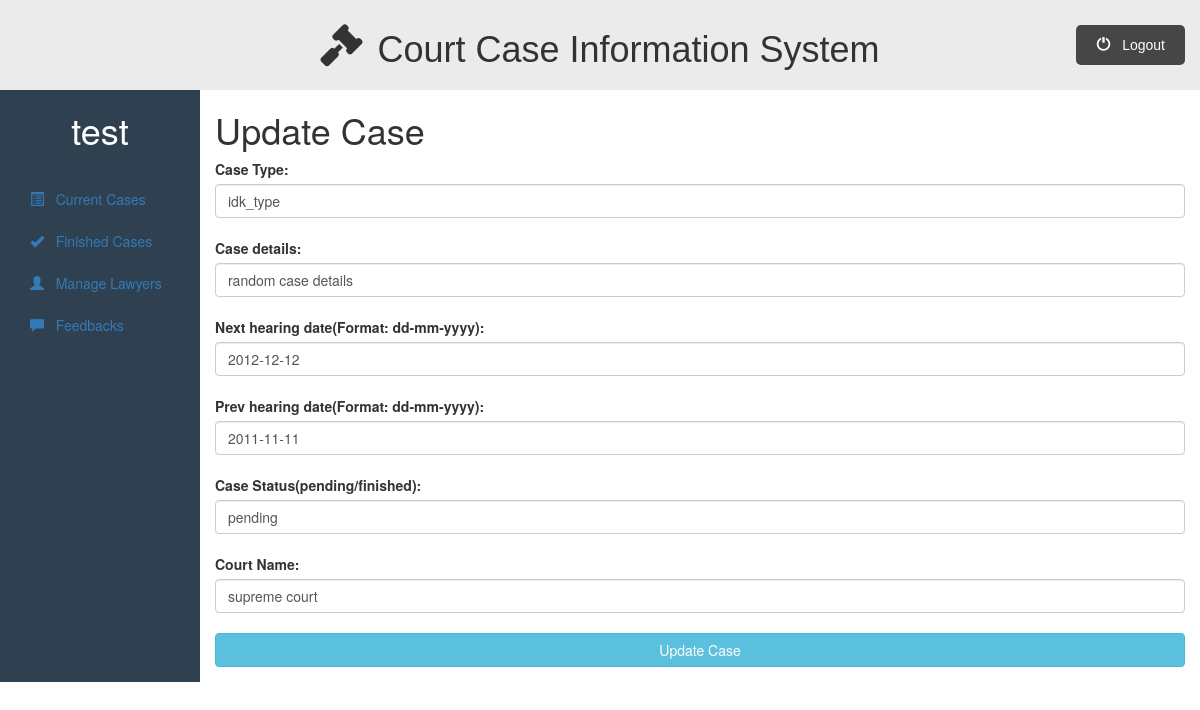
The page /admin_dashboard.php?q=updatecase&id=1 (signed in) on the database its author committed.
### tables this page shows
CREATE TABLE `cases` (
  `case_id` int(11) NOT NULL,
  `case_type` varchar(50) NOT NULL,
  `case_details` varchar(200) NOT NULL,
  `next_hearing_date` date DEFAULT NULL,
  `prev_hearing_date` date DEFAULT NULL,
  `case_status` varchar(50) NOT NULL,
  `court_name` varchar(50) DEFAULT NULL,
  `lawyer_id_assigned` int(11) NOT NULL,
  `lawyer_status` varchar(20) DEFAULT 'not yet accepted',
  `clientforcase_id` int(11) NOT NULL
);

### admin/updatecase.php (the view, shortened to what this page needs)
<div class="container-fluid">
    <div class="row">
        <div class="col-sm-2">
            <h1>
                <?php echo $_SESSION["admin_name"]; ?>
            </h1>
            <br>
            <ul id="side_menu" class="nav nav-pills nav-stacked">
                <li class="">
                    <a href="admin_dashboard.php">
                        <span class="glyphicon glyphicon-list-alt"></span>
                        &nbsp; Current Cases
                     </a>
                </li>
                <li class="">
                    <a href="admin_dashboard.php?q=finishedcases">
                        <span class="glyphicon glyphicon-ok"></span>
                        &nbsp; Finished Cases
                    </a>
                </li>
                <li class="">
                    <a href="admin_dashboard.php?q=managelawyers">
                        <span class="glyphicon glyphicon-user"></span>
                        &nbsp; Manage Lawyers
                    </a>
                </li>
                <li class="">
                    <a href="admin_dashboard.php?q=feedbacks">
                        <span class="glyphicon glyphicon-comment"></span>
                        &nbsp; Feedbacks
                    </a>
                </li>
            </ul>
       </div>
       <?php if(isset($_GET['id'])){ ?>
           <?php
                require_once("includes/db.php");
                if ($con) {
                    $stmt = $con->prepare("
                    SELECT case_type, case_details, next_hearing_date, prev_hearing_date,
                    case_status, court_name
                    FROM cases WHERE case_id=?");
                    $stmt->bind_param('i', $_GET['id']);
                    $stmt->execute();
                    $stmt->store_result();
                    $stmt->bind_result($case_type, $case_details, $next_hearing_date,
                    $prev_hearing_date, $case_status, $court_name);
                    while ($stmt->fetch()) {
                        $c_type = $case_type;
                        $c_details = $case_details;
                        $next_hearing = $next_hearing_date;
                        $prev_hearing = $prev_hearing_date;
                        $c_status = $case_status;
                        $c_name = $court_name;
                    }
                }
            ?>
           <div class="col-sm-10">
                <h1>Update Case</h1>
                <form action="admin_dashboard.php?q=updatecase&id=<?php echo $_GET['id']; ?>" method="post">
                    <fieldset>
                    <div class="form-group">
                        <label for="case-type"> Case Type: </label>
                        <input class="form-control" type="text" name="case-type"
                        value="<?php echo $c_type; ?>" placeholder="case-type" required><br>
                        <label for="case-details"> Case details: </label>
                        <input class="form-control" type="text" name="case-details"
                        value="<?php echo $c_details; ?>" placeholder="case-details" required><br>
                        <label for="next-hearing-date"> Next hearing date(Format: dd-mm-yyyy): </label>
                        <input class="form-control" type="text" name="next-hearing-date"
                        value="<?php echo $next_hearing; ?>" placeholder="next-hearing-date"><br>
                        <label for="prev-hearing-date"> Prev hearing date(Format: dd-mm-yyyy): </label>
                        <input class="form-control" type="text" name="prev-hearing-date"
                        value="<?php echo $prev_hearing; ?>" placeholder="prev-hearing-date" required><br>
                        <label for="case-status"> Case Status(pending/finished): </label>
                        <input class="form-control" type="text" name="case-status"
                        value="<?php echo $c_status; ?>" placeholder="case-status" required><br>
                        <label for="court-name"> Court Name: </label>
                        <input class="form-control" type="text" name="court-name"
                        value="<?php echo $c_name; ?>" placeholder="court-name" required><br>
                        <input class="btn btn-info btn-block" type="submit" name="update-case" value="Update Case">
                    </div>
                </form>
           </div>
        <?php } ?>
   </div>
</div>

### public/css/style.css (style rules this page uses)
* { padding: 0%; margin: 0%; box-sizing: border-box; }
html { scroll-behavior: smooth; }
ul { list-style-type: none; }

### public/css/dashboard.css (style rules this page uses)
.row { background-color: #2f4050; }
.col-sm-10 { background-color: #fff; }
.col-sm-2 h1 { color: #fff; text-align:center; }

### rows shown on the page
cases: case-type "idk_type", case-details "random case details", next-hearing-date "2012-12-12", prev-hearing-date "2011-11-11", case-status "pending", court-name "supreme court"

### other values the page prints
$_SESSION["admin_name"] "test"
